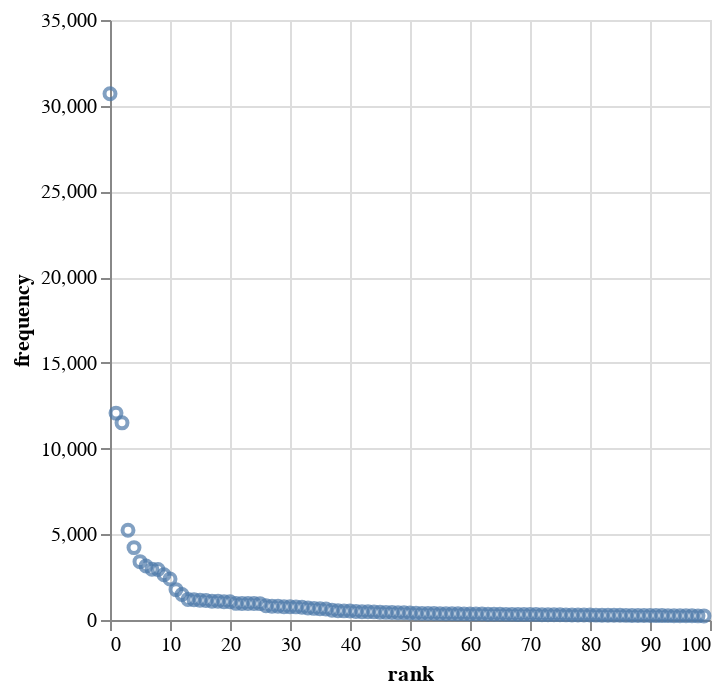

The code cell stored with this chart in its notebook:
### Code cell
import altair as alt

top_100_words = counts.most_common(100)

top_100_words.sort(key=lambda x: x[1], reverse=True)

zipfs_df = pd.DataFrame([{'lemma': h, 'frequency': i, 'rank': idx} for idx, (h, i) in enumerate(top_100_words)])

chart = alt.Chart(zipfs_df)

chart.mark_point().encode(x='rank', y='frequency')

### Figure 1 — Vega-Lite specification as saved in the notebook (floating-point values rounded to 4 significant figures)
{"config": {"view": {"continuousWidth": 300, "continuousHeight": 300}}, "data": {"name": "data-0096e49cadba8214aaace02d33ad218a"}, "mark": {"type": "point"}, "encoding": {"x": {"field": "rank", "type": "quantitative"}, "y": {"field": "frequency", "type": "quantitative"}}, "$schema": "https://vega.github.io/schema/vega-lite/v5.20.1.json", "datasets": {"data-0096e49cadba8214aaace02d33ad218a": [{"lemma": "ὁ", "frequency": 30698, "rank": 0}, {"lemma": "καί", "frequency": 12068, "rank": 1}, {"lemma": "δέ", "frequency": 11501, "rank": 2}, {"lemma": "εἰμί", "frequency": 5233, "rank": 3}, {"lemma": "εἰς", "frequency": 4223, "rank": 4}, {"lemma": "αὐτός", "frequency": 3405, "rank": 5}, {"lemma": "ἐν", "frequency": 3150, "rank": 6}, {"lemma": "μέν", "frequency": 2956, "rank": 7}, {"lemma": "τε", "frequency": 2950, "rank": 8}, {"lemma": "οὗτος", "frequency": 2636, "rank": 9}, {"lemma": "ἐπί", "frequency": 2387, "rank": 10}, {"lemma": "οὐ", "frequency": 1772, "rank": 11}, {"lemma": "ἐκ", "frequency": 1491, "rank": 12}, {"lemma": "ποιέω", "frequency": 1201, "rank": 13}, {"lemma": "λέγω", "frequency": 1185, "rank": 14}, {"lemma": "ἔχω", "frequency": 1152, "rank": 15}, {"lemma": "ὡς", "frequency": 1142, "rank": 16}, {"lemma": "σφεῖς", "frequency": 1093, "rank": 17}, {"lemma": "γίγνομαι", "frequency": 1090, "rank": 18}, {"lemma": "ὑπό", "frequency": 1066, "rank": 19}, {"lemma": "δή", "frequency": 1065, "rank": 20}, {"lemma": "κατά", "frequency": 970, "rank": 21}, {"lemma": "ἀπό", "frequency": 968, "rank": 22}, {"lemma": "ὅς", "frequency": 963, "rank": 23}, {"lemma": "ἄλλος", "frequency": 963, "rank": 24}, {"lemma": "γάρ", "frequency": 954, "rank": 25}, {"lemma": "παῖς", "frequency": 827, "rank": 26}, {"lemma": "πρός", "frequency": 799, "rank": 27}, {"lemma": "καλέω", "frequency": 797, "rank": 28}, {"lemma": "πόλις", "frequency": 778, "rank": 29}, {"lemma": "παρά", "frequency": 768, "rank": 30}, {"lemma": "φημί", "frequency": 765, "rank": 31}, {"lemma": "πολύς", "frequency": 742, "rank": 32}, {"lemma": "ἄγαλμα", "frequency": 697, "rank": 33}, {"lemma": "ἀνήρ", "frequency": 678, "rank": 34}, {"lemma": "ἱερόν", "frequency": 657, "rank": 35}, {"lemma": "θεός", "frequency": 644, "rank": 36}, {"lemma": "Λακεδαιμόνιος", "frequency": 574, "rank": 37}, {"lemma": "ἔτι", "frequency": 538, "rank": 38}, {"lemma": "τίς", "frequency": 532, "rank": 39}, {"lemma": "ἐνταῦθα", "frequency": 525, "rank": 40}, {"lemma": "ἐγώ", "frequency": 493, "rank": 41}, {"lemma": "ἤ", "frequency": 482, "rank": 42}, {"lemma": "λόγος", "frequency": 482, "rank": 43}, {"lemma": "πᾶς", "frequency": 473, "rank": 44}, {"lemma": "μάλα", "frequency": 449, "rank": 45}, {"lemma": "ναός", "frequency": 445, "rank": 46}, {"lemma": "ὄνομα", "frequency": 434, "rank": 47}, {"lemma": "διά", "frequency": 428, "rank": 48}, {"lemma": "μετά", "frequency": 419, "rank": 49}, {"lemma": "οὐδείς", "frequency": 412, "rank": 50}, {"lemma": "γυνή", "frequency": 393, "rank": 51}, {"lemma": "Ἀθηναῖος", "frequency": 383, "rank": 52}, {"lemma": "ὅσος", "frequency": 380, "rank": 53}, {"lemma": "ὕστερος", "frequency": 376, "rank": 54}, {"lemma": "γῆ", "frequency": 371, "rank": 55}, {"lemma": "Μεσσήνιος", "frequency": 370, "rank": 56}, {"lemma": "μέγας", "frequency": 369, "rank": 57}, {"lemma": "Ἀπόλλων", "frequency": 359, "rank": 58}, {"lemma": "Ἕλλην", "frequency": 358, "rank": 59}, {"lemma": "ὀνομάζω", "frequency": 351, "rank": 60}, {"lemma": "πρῶτος", "frequency": 350, "rank": 61}, {"lemma": "ἀρχή", "frequency": 345, "rank": 62}, {"lemma": "ἀφικνέομαι", "frequency": 337, "rank": 63}, {"lemma": "περί", "frequency": 332, "rank": 64}, {"lemma": "οὖν", "frequency": 331, "rank": 65}, {"lemma": "Ζεύς", "frequency": 327, "rank": 66}, {"lemma": "στάδιον", "frequency": 327, "rank": 67}, {"lemma": "Ἠλεῖος", "frequency": 321, "rank": 68}, {"lemma": "ποταμός", "frequency": 320, "rank": 69}, {"lemma": "ἄγω", "frequency": 319, "rank": 70}, {"lemma": "ἄνθρωπος", "frequency": 316, "rank": 71}, {"lemma": "ἔργον", "frequency": 311, "rank": 72}, {"lemma": "ἀρχαῖος", "frequency": 308, "rank": 73}, {"lemma": "πρότερος", "frequency": 306, "rank": 74}, {"lemma": "πόλεμος", "frequency": 303, "rank": 75}, {"lemma": "Ἀχαιός", "frequency": 298, "rank": 76}, {"lemma": "τότε", "frequency": 291, "rank": 77}, {"lemma": "θάλασσα", "frequency": 288, "rank": 78}, {"lemma": "ἄν", "frequency": 287, "rank": 79}, {"lemma": "γε", "frequency": 287, "rank": 80}, {"lemma": "Ἀργεῖος", "frequency": 285, "rank": 81}, {"lemma": "μάχη", "frequency": 281, "rank": 82}, {"lemma": "ὄρος", "frequency": 273, "rank": 83}, {"lemma": "Ἀρκάς", "frequency": 272, "rank": 84}, {"lemma": "λίθος", "frequency": 272, "rank": 85}, {"lemma": "ὅτι", "frequency": 271, "rank": 86}, {"lemma": "οὕτως", "frequency": 267, "rank": 87}, {"lemma": "ὕδωρ", "frequency": 267, "rank": 88}, {"lemma": "ἕτερος", "frequency": 265, "rank": 89}, {"lemma": "Ἄρτεμις", "frequency": 262, "rank": 90}, {"lemma": "χώρα", "frequency": 257, "rank": 91}, {"lemma": "ἤδη", "frequency": 257, "rank": 92}, {"lemma": "βασιλεύς", "frequency": 256, "rank": 93}, {"lemma": "θυγάτηρ", "frequency": 248, "rank": 94}, {"lemma": "ὅδε", "frequency": 245, "rank": 95}, {"lemma": "ἵππος", "frequency": 244, "rank": 96}, {"lemma": "βωμός", "frequency": 243, "rank": 97}, {"lemma": "ἀλλά", "frequency": 241, "rank": 98}, {"lemma": "οὔτε", "frequency": 239, "rank": 99}]}}
